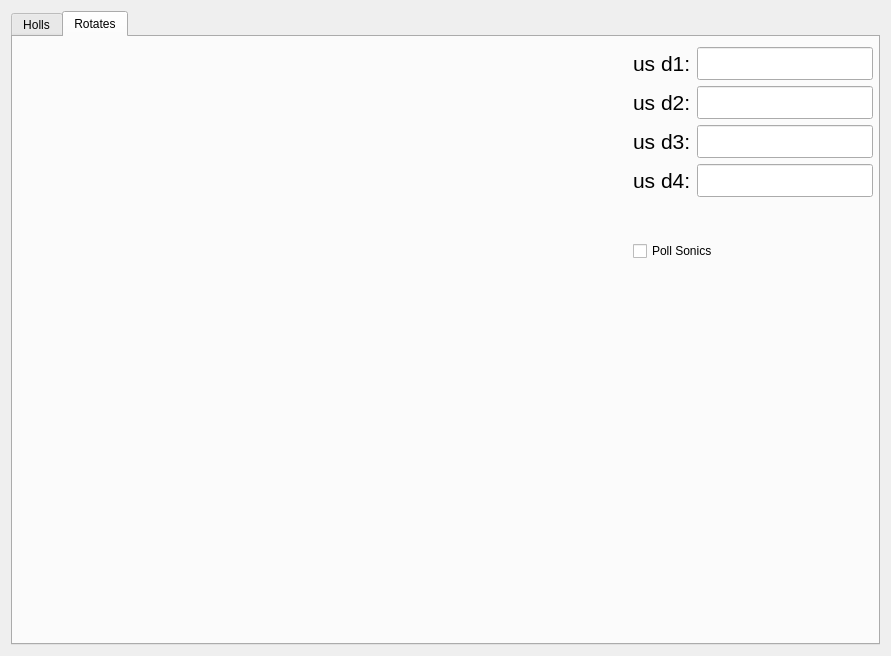
<?xml version="1.0" encoding="UTF-8"?>
<ui version="4.0">
 <class>InteractMoveForm</class>
 <widget class="QWidget" name="InteractMoveForm">
  <property name="geometry">
   <rect>
    <x>0</x>
    <y>0</y>
    <width>891</width>
    <height>656</height>
   </rect>
  </property>
  <property name="windowTitle">
   <string>Form</string>
  </property>
  <layout class="QVBoxLayout" name="verticalLayout">
   <item>
    <widget class="QTabWidget" name="tabWidget">
     <property name="currentIndex">
      <number>1</number>
     </property>
     <widget class="QWidget" name="tab">
      <attribute name="title">
       <string>Holls</string>
      </attribute>
      <widget class="QWidget" name="layoutWidget">
       <property name="geometry">
        <rect>
         <x>10</x>
         <y>20</y>
         <width>511</width>
         <height>121</height>
        </rect>
       </property>
       <layout class="QVBoxLayout" name="verticalLayout_4">
        <item>
         <layout class="QHBoxLayout" name="horizontalLayout">
          <item>
           <layout class="QVBoxLayout" name="verticalLayout_2">
            <item>
             <widget class="QLabel" name="label">
              <property name="font">
               <font>
                <pointsize>16</pointsize>
               </font>
              </property>
              <property name="text">
               <string>Left engine</string>
              </property>
             </widget>
            </item>
            <item>
             <widget class="QLineEdit" name="le_left_engine">
              <property name="font">
               <font>
                <pointsize>16</pointsize>
               </font>
              </property>
             </widget>
            </item>
           </layout>
          </item>
          <item>
           <layout class="QVBoxLayout" name="verticalLayout_3">
            <item>
             <widget class="QLabel" name="label_2">
              <property name="font">
               <font>
                <pointsize>16</pointsize>
               </font>
              </property>
              <property name="text">
               <string>Right engine</string>
              </property>
             </widget>
            </item>
            <item>
             <widget class="QLineEdit" name="le_right_engine">
              <property name="font">
               <font>
                <pointsize>16</pointsize>
               </font>
              </property>
             </widget>
            </item>
           </layout>
          </item>
         </layout>
        </item>
        <item>
         <widget class="QPushButton" name="btn_reset_engines">
          <property name="font">
           <font>
            <pointsize>16</pointsize>
            <bold>true</bold>
           </font>
          </property>
          <property name="text">
           <string>Reset engines</string>
          </property>
         </widget>
        </item>
       </layout>
      </widget>
     </widget>
     <widget class="QWidget" name="tab_2">
      <attribute name="title">
       <string>Rotates</string>
      </attribute>
      <widget class="QCheckBox" name="ck_poll_sonics">
       <property name="geometry">
        <rect>
         <x>620</x>
         <y>200</y>
         <width>221</width>
         <height>28</height>
        </rect>
       </property>
       <property name="text">
        <string>Poll Sonics</string>
       </property>
      </widget>
      <widget class="QWidget" name="">
       <property name="geometry">
        <rect>
         <x>620</x>
         <y>10</y>
         <width>240</width>
         <height>164</height>
        </rect>
       </property>
       <layout class="QFormLayout" name="formLayout">
        <item row="0" column="0">
         <widget class="QLabel" name="label_3">
          <property name="font">
           <font>
            <pointsize>16</pointsize>
           </font>
          </property>
          <property name="text">
           <string>us d1:</string>
          </property>
         </widget>
        </item>
        <item row="0" column="1">
         <widget class="QLineEdit" name="le_us_d1">
          <property name="font">
           <font>
            <pointsize>16</pointsize>
           </font>
          </property>
         </widget>
        </item>
        <item row="1" column="0">
         <widget class="QLabel" name="label_4">
          <property name="font">
           <font>
            <pointsize>16</pointsize>
           </font>
          </property>
          <property name="text">
           <string>us d2:</string>
          </property>
         </widget>
        </item>
        <item row="1" column="1">
         <widget class="QLineEdit" name="le_us_d2">
          <property name="font">
           <font>
            <pointsize>16</pointsize>
           </font>
          </property>
         </widget>
        </item>
        <item row="2" column="0">
         <widget class="QLabel" name="label_5">
          <property name="font">
           <font>
            <pointsize>16</pointsize>
           </font>
          </property>
          <property name="text">
           <string>us d3:</string>
          </property>
         </widget>
        </item>
        <item row="2" column="1">
         <widget class="QLineEdit" name="le_us_d3">
          <property name="font">
           <font>
            <pointsize>16</pointsize>
           </font>
          </property>
         </widget>
        </item>
        <item row="3" column="0">
         <widget class="QLabel" name="label_6">
          <property name="font">
           <font>
            <pointsize>16</pointsize>
           </font>
          </property>
          <property name="text">
           <string>us d4:</string>
          </property>
         </widget>
        </item>
        <item row="3" column="1">
         <widget class="QLineEdit" name="le_us_d4">
          <property name="font">
           <font>
            <pointsize>16</pointsize>
           </font>
          </property>
         </widget>
        </item>
       </layout>
      </widget>
     </widget>
    </widget>
   </item>
  </layout>
 </widget>
 <resources/>
 <connections/>
</ui>
